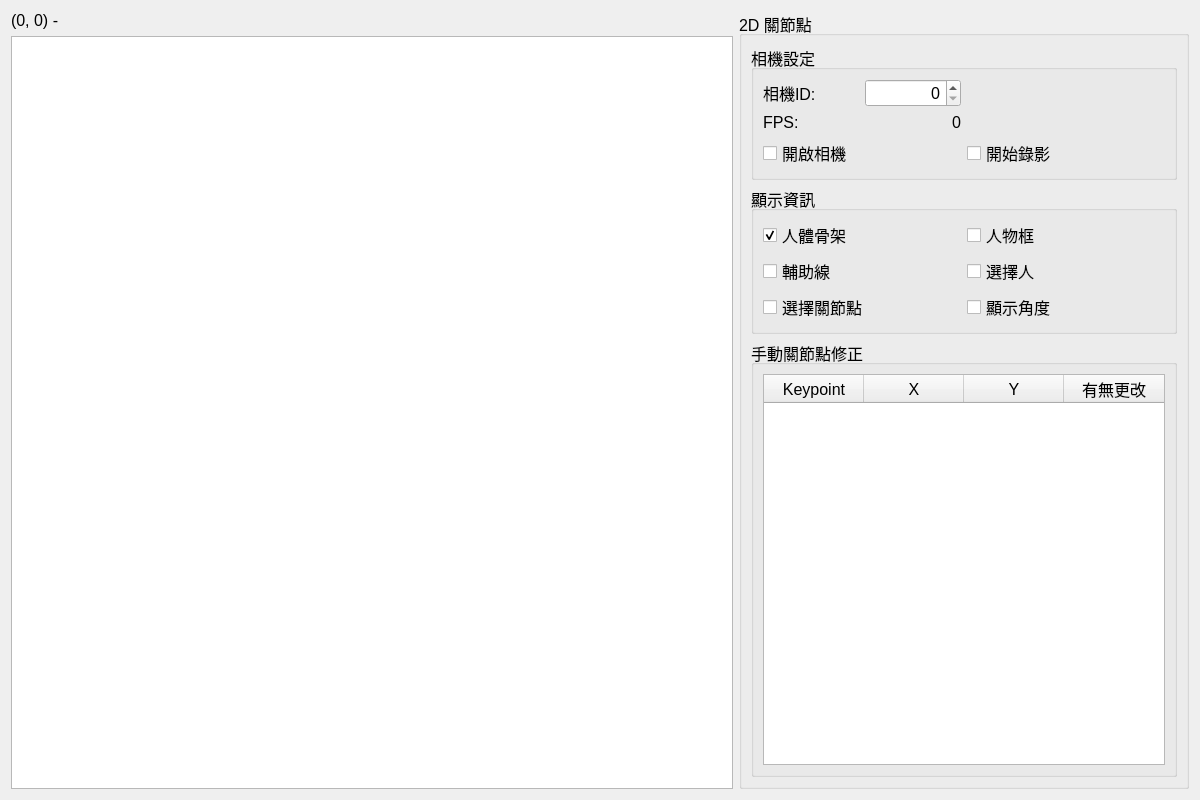
<?xml version="1.0" encoding="UTF-8"?>
<ui version="4.0">
 <class>auto_ui</class>
 <widget class="QWidget" name="auto_ui">
  <property name="geometry">
   <rect>
    <x>0</x>
    <y>0</y>
    <width>1200</width>
    <height>800</height>
   </rect>
  </property>
  <property name="windowTitle">
   <string>Form</string>
  </property>
  <layout class="QHBoxLayout" name="horizontalLayout_2">
   <item>
    <layout class="QVBoxLayout" name="verticalLayout_2" stretch="0,0">
     <item>
      <widget class="QLabel" name="image_resolution_label">
       <property name="maximumSize">
        <size>
         <width>16777215</width>
         <height>30</height>
        </size>
       </property>
       <property name="font">
        <font>
         <family>Arial</family>
         <pointsize>12</pointsize>
        </font>
       </property>
       <property name="text">
        <string>(0, 0) - </string>
       </property>
      </widget>
     </item>
     <item>
      <widget class="QGraphicsView" name="camer_frame_view">
       <property name="minimumSize">
        <size>
         <width>480</width>
         <height>360</height>
        </size>
       </property>
      </widget>
     </item>
    </layout>
   </item>
   <item>
    <widget class="QGroupBox" name="setting_groupbox">
     <property name="minimumSize">
      <size>
       <width>450</width>
       <height>625</height>
      </size>
     </property>
     <property name="maximumSize">
      <size>
       <width>450</width>
       <height>16777215</height>
      </size>
     </property>
     <property name="font">
      <font>
       <pointsize>12</pointsize>
      </font>
     </property>
     <property name="title">
      <string>2D 關節點</string>
     </property>
     <layout class="QVBoxLayout" name="verticalLayout_7">
      <item>
       <widget class="QGroupBox" name="camer_setting_groupbox">
        <property name="title">
         <string>相機設定</string>
        </property>
        <layout class="QGridLayout" name="gridLayout">
         <item row="0" column="0">
          <layout class="QHBoxLayout" name="horizontalLayout">
           <item>
            <widget class="QLabel" name="camera_id_label">
             <property name="text">
              <string>相機ID:</string>
             </property>
            </widget>
           </item>
           <item>
            <widget class="QSpinBox" name="camera_id_input">
             <property name="minimumSize">
              <size>
               <width>0</width>
               <height>0</height>
              </size>
             </property>
             <property name="alignment">
              <set>Qt::AlignRight|Qt::AlignTrailing|Qt::AlignVCenter</set>
             </property>
            </widget>
           </item>
          </layout>
         </item>
         <item row="4" column="0">
          <widget class="QCheckBox" name="camera_checkbox">
           <property name="text">
            <string>開啟相機</string>
           </property>
          </widget>
         </item>
         <item row="4" column="1">
          <widget class="QCheckBox" name="record_checkbox">
           <property name="text">
            <string>開始錄影</string>
           </property>
          </widget>
         </item>
         <item row="1" column="0">
          <layout class="QHBoxLayout" name="horizontalLayout_3">
           <item>
            <widget class="QLabel" name="fps_label">
             <property name="text">
              <string>FPS:</string>
             </property>
            </widget>
           </item>
           <item>
            <widget class="QLabel" name="fps_info_label">
             <property name="minimumSize">
              <size>
               <width>130</width>
               <height>0</height>
              </size>
             </property>
             <property name="text">
              <string>0</string>
             </property>
             <property name="alignment">
              <set>Qt::AlignRight|Qt::AlignTrailing|Qt::AlignVCenter</set>
             </property>
            </widget>
           </item>
          </layout>
         </item>
        </layout>
       </widget>
      </item>
      <item>
       <widget class="QGroupBox" name="display_groupbox">
        <property name="title">
         <string>顯示資訊</string>
        </property>
        <layout class="QGridLayout" name="gridLayout_2">
         <item row="0" column="0">
          <widget class="QCheckBox" name="show_skeleton_checkbox">
           <property name="text">
            <string>人體骨架</string>
           </property>
           <property name="checked">
            <bool>true</bool>
           </property>
          </widget>
         </item>
         <item row="1" column="0">
          <widget class="QCheckBox" name="show_line_checkbox">
           <property name="text">
            <string>輔助線</string>
           </property>
          </widget>
         </item>
         <item row="1" column="1">
          <widget class="QCheckBox" name="select_checkbox">
           <property name="text">
            <string>選擇人</string>
           </property>
          </widget>
         </item>
         <item row="0" column="1">
          <widget class="QCheckBox" name="show_bbox_checkbox">
           <property name="text">
            <string>人物框</string>
           </property>
           <property name="checkable">
            <bool>true</bool>
           </property>
           <property name="checked">
            <bool>false</bool>
           </property>
          </widget>
         </item>
         <item row="2" column="0">
          <widget class="QCheckBox" name="select_keypoint_checkbox">
           <property name="text">
            <string>選擇關節點</string>
           </property>
          </widget>
         </item>
         <item row="2" column="1">
          <widget class="QCheckBox" name="show_kpt_angle_checkbox">
           <property name="text">
            <string>顯示角度</string>
           </property>
          </widget>
         </item>
        </layout>
       </widget>
      </item>
      <item>
       <widget class="QGroupBox" name="kpt_adjust_groupbox">
        <property name="title">
         <string>手動關節點修正</string>
        </property>
        <layout class="QVBoxLayout" name="verticalLayout_6">
         <item>
          <widget class="QTableWidget" name="keypoint_table">
           <property name="minimumSize">
            <size>
             <width>400</width>
             <height>0</height>
            </size>
           </property>
           <property name="maximumSize">
            <size>
             <width>16777215</width>
             <height>16777215</height>
            </size>
           </property>
           <column>
            <property name="text">
             <string>Keypoint</string>
            </property>
           </column>
           <column>
            <property name="text">
             <string>X</string>
            </property>
           </column>
           <column>
            <property name="text">
             <string>Y</string>
            </property>
           </column>
           <column>
            <property name="text">
             <string>有無更改</string>
            </property>
           </column>
          </widget>
         </item>
        </layout>
       </widget>
      </item>
     </layout>
     <zorder>camer_setting_groupbox</zorder>
     <zorder>kpt_adjust_groupbox</zorder>
     <zorder>display_groupbox</zorder>
    </widget>
   </item>
  </layout>
 </widget>
 <resources/>
 <connections/>
</ui>
